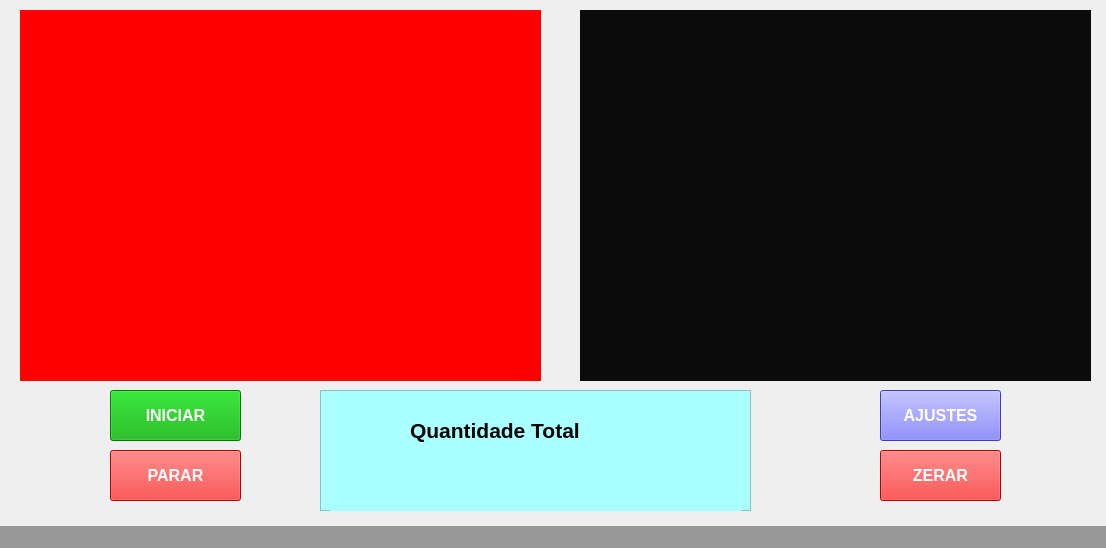
<?xml version="1.0" encoding="UTF-8"?>
<ui version="4.0">
 <class>MainWindow</class>
 <widget class="QMainWindow" name="MainWindow">
  <property name="geometry">
   <rect>
    <x>0</x>
    <y>0</y>
    <width>1106</width>
    <height>548</height>
   </rect>
  </property>
  <property name="windowTitle">
   <string>Egg Counter V1.0</string>
  </property>
  <widget class="QWidget" name="centralwidget">
   <widget class="QLabel" name="label">
    <property name="geometry">
     <rect>
      <x>20</x>
      <y>10</y>
      <width>521</width>
      <height>371</height>
     </rect>
    </property>
    <property name="autoFillBackground">
     <bool>false</bool>
    </property>
    <property name="styleSheet">
     <string notr="true">background-color: rgb(255, 0, 0);</string>
    </property>
    <property name="text">
     <string/>
    </property>
   </widget>
   <widget class="QLabel" name="label_2">
    <property name="geometry">
     <rect>
      <x>580</x>
      <y>10</y>
      <width>511</width>
      <height>371</height>
     </rect>
    </property>
    <property name="autoFillBackground">
     <bool>false</bool>
    </property>
    <property name="styleSheet">
     <string notr="true">background-color: rgb(11, 11, 11);</string>
    </property>
    <property name="text">
     <string/>
    </property>
   </widget>
   <widget class="QLabel" name="label_3">
    <property name="geometry">
     <rect>
      <x>410</x>
      <y>390</y>
      <width>241</width>
      <height>81</height>
     </rect>
    </property>
    <property name="font">
     <font>
      <family>Arial</family>
      <pointsize>16</pointsize>
      <weight>75</weight>
      <bold>true</bold>
     </font>
    </property>
    <property name="text">
     <string>Quantidade Total</string>
    </property>
   </widget>
   <widget class="QPushButton" name="pushButton">
    <property name="geometry">
     <rect>
      <x>110</x>
      <y>390</y>
      <width>131</width>
      <height>51</height>
     </rect>
    </property>
    <property name="font">
     <font>
      <pointsize>12</pointsize>
      <weight>75</weight>
      <bold>true</bold>
     </font>
    </property>
    <property name="styleSheet">
     <string notr="true">background-color: rgb(0, 170, 0);
color: rgb(255, 255, 255);</string>
    </property>
    <property name="text">
     <string>INICIAR</string>
    </property>
   </widget>
   <widget class="QPushButton" name="pushButton_2">
    <property name="geometry">
     <rect>
      <x>110</x>
      <y>450</y>
      <width>131</width>
      <height>51</height>
     </rect>
    </property>
    <property name="font">
     <font>
      <pointsize>12</pointsize>
      <weight>75</weight>
      <bold>true</bold>
     </font>
    </property>
    <property name="styleSheet">
     <string notr="true">background-color: rgb(255, 0, 0);
color: rgb(255, 255, 255);</string>
    </property>
    <property name="text">
     <string>PARAR</string>
    </property>
   </widget>
   <widget class="QFrame" name="frame_2">
    <property name="enabled">
     <bool>false</bool>
    </property>
    <property name="geometry">
     <rect>
      <x>320</x>
      <y>390</y>
      <width>431</width>
      <height>121</height>
     </rect>
    </property>
    <property name="styleSheet">
     <string notr="true">background-color: rgb(170, 255, 255);</string>
    </property>
    <property name="frameShape">
     <enum>QFrame::StyledPanel</enum>
    </property>
    <property name="frameShadow">
     <enum>QFrame::Raised</enum>
    </property>
    <widget class="QLabel" name="label_4">
     <property name="geometry">
      <rect>
       <x>10</x>
       <y>60</y>
       <width>411</width>
       <height>61</height>
      </rect>
     </property>
     <property name="font">
      <font>
       <family>Arial</family>
       <pointsize>35</pointsize>
       <weight>75</weight>
       <bold>true</bold>
      </font>
     </property>
     <property name="styleSheet">
      <string notr="true">color: rgb(255, 0, 0);</string>
     </property>
     <property name="text">
      <string/>
     </property>
     <property name="textFormat">
      <enum>Qt::AutoText</enum>
     </property>
     <property name="alignment">
      <set>Qt::AlignCenter</set>
     </property>
    </widget>
   </widget>
   <widget class="QPushButton" name="pushButton_4">
    <property name="enabled">
     <bool>true</bool>
    </property>
    <property name="geometry">
     <rect>
      <x>880</x>
      <y>390</y>
      <width>121</width>
      <height>51</height>
     </rect>
    </property>
    <property name="font">
     <font>
      <pointsize>12</pointsize>
      <weight>75</weight>
      <bold>true</bold>
     </font>
    </property>
    <property name="styleSheet">
     <string notr="true">background-color: rgb(85, 85, 255);
color: rgb(255, 255, 255);</string>
    </property>
    <property name="text">
     <string>AJUSTES</string>
    </property>
   </widget>
   <widget class="QPushButton" name="pushButton_3">
    <property name="geometry">
     <rect>
      <x>880</x>
      <y>450</y>
      <width>121</width>
      <height>51</height>
     </rect>
    </property>
    <property name="font">
     <font>
      <pointsize>12</pointsize>
      <weight>75</weight>
      <bold>true</bold>
     </font>
    </property>
    <property name="styleSheet">
     <string notr="true">background-color: rgb(255, 0, 0);
color: rgb(255, 255, 255);</string>
    </property>
    <property name="text">
     <string>ZERAR</string>
    </property>
   </widget>
   <zorder>frame_2</zorder>
   <zorder>label</zorder>
   <zorder>label_2</zorder>
   <zorder>label_3</zorder>
   <zorder>pushButton</zorder>
   <zorder>pushButton_2</zorder>
   <zorder>pushButton_4</zorder>
   <zorder>pushButton_3</zorder>
  </widget>
  <widget class="QStatusBar" name="statusbar">
   <property name="styleSheet">
    <string notr="true">background-color: rgb(152, 152, 152);
font: 75 11pt &quot;MS Shell Dlg 2&quot;;</string>
   </property>
  </widget>
 </widget>
 <resources/>
 <connections/>
</ui>
